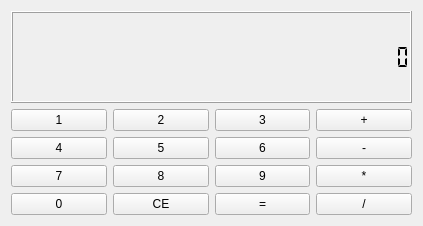
<?xml version="1.0" encoding="UTF-8"?>
<ui version="4.0">
 <class>Widget</class>
 <widget class="QWidget" name="Widget">
  <property name="geometry">
   <rect>
    <x>0</x>
    <y>0</y>
    <width>423</width>
    <height>226</height>
   </rect>
  </property>
  <property name="windowTitle">
   <string>Widget</string>
  </property>
  <layout class="QGridLayout" name="gridLayout_4">
   <item row="0" column="0">
    <layout class="QGridLayout" name="gridLayout_3">
     <item row="0" column="0">
      <widget class="QLCDNumber" name="ShowResult">
       <property name="smallDecimalPoint">
        <bool>false</bool>
       </property>
       <property name="numDigits">
        <number>33</number>
       </property>
       <property name="segmentStyle">
        <enum>QLCDNumber::Flat</enum>
       </property>
      </widget>
     </item>
     <item row="1" column="0">
      <layout class="QGridLayout" name="gridLayout">
       <item row="0" column="0">
        <widget class="QPushButton" name="Button_1">
         <property name="text">
          <string>1</string>
         </property>
        </widget>
       </item>
       <item row="0" column="1">
        <widget class="QPushButton" name="Button_2">
         <property name="text">
          <string>2</string>
         </property>
        </widget>
       </item>
       <item row="0" column="2">
        <widget class="QPushButton" name="Button_3">
         <property name="text">
          <string>3</string>
         </property>
        </widget>
       </item>
       <item row="0" column="3">
        <widget class="QPushButton" name="Plus">
         <property name="text">
          <string>+</string>
         </property>
        </widget>
       </item>
       <item row="1" column="0">
        <widget class="QPushButton" name="Button_4">
         <property name="text">
          <string>4</string>
         </property>
        </widget>
       </item>
       <item row="1" column="1">
        <widget class="QPushButton" name="Button_5">
         <property name="text">
          <string>5</string>
         </property>
        </widget>
       </item>
       <item row="1" column="2">
        <widget class="QPushButton" name="Button_6">
         <property name="text">
          <string>6</string>
         </property>
        </widget>
       </item>
       <item row="2" column="0">
        <widget class="QPushButton" name="Button_7">
         <property name="text">
          <string>7</string>
         </property>
        </widget>
       </item>
       <item row="2" column="1">
        <widget class="QPushButton" name="Button_8">
         <property name="text">
          <string>8</string>
         </property>
        </widget>
       </item>
       <item row="2" column="2">
        <widget class="QPushButton" name="Button_9">
         <property name="text">
          <string>9</string>
         </property>
        </widget>
       </item>
       <item row="3" column="0">
        <widget class="QPushButton" name="Button_10">
         <property name="text">
          <string>0</string>
         </property>
        </widget>
       </item>
       <item row="3" column="2">
        <widget class="QPushButton" name="Equal">
         <property name="text">
          <string>=</string>
         </property>
        </widget>
       </item>
       <item row="2" column="3">
        <widget class="QPushButton" name="Mul">
         <property name="text">
          <string>*</string>
         </property>
        </widget>
       </item>
       <item row="1" column="3">
        <widget class="QPushButton" name="Sub">
         <property name="text">
          <string>-</string>
         </property>
        </widget>
       </item>
       <item row="3" column="3">
        <widget class="QPushButton" name="Dev">
         <property name="text">
          <string>/</string>
         </property>
        </widget>
       </item>
       <item row="3" column="1">
        <widget class="QPushButton" name="Clear">
         <property name="text">
          <string>CE</string>
         </property>
        </widget>
       </item>
      </layout>
     </item>
    </layout>
   </item>
  </layout>
 </widget>
 <layoutdefault spacing="6" margin="11"/>
 <resources/>
 <connections/>
</ui>
